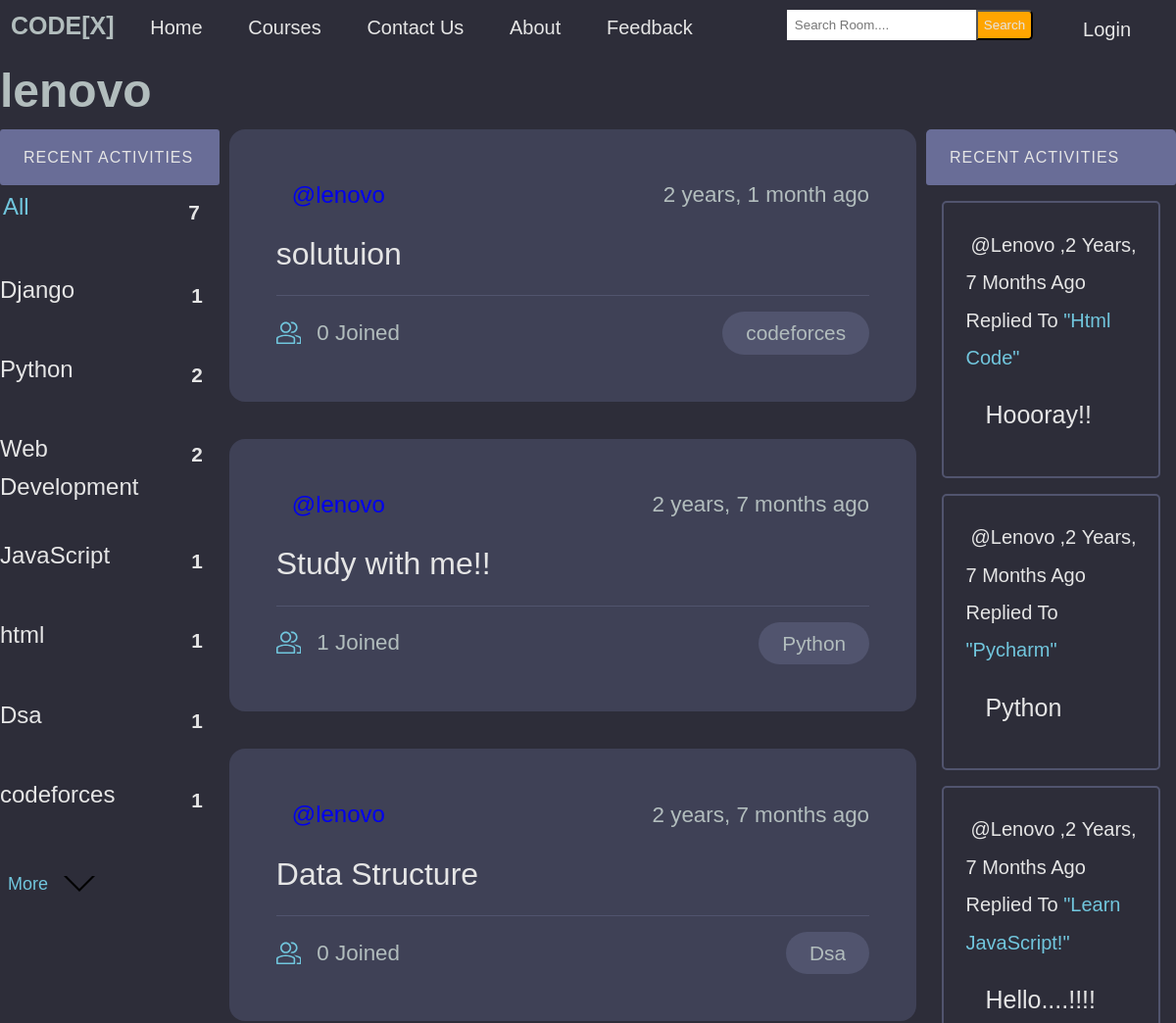
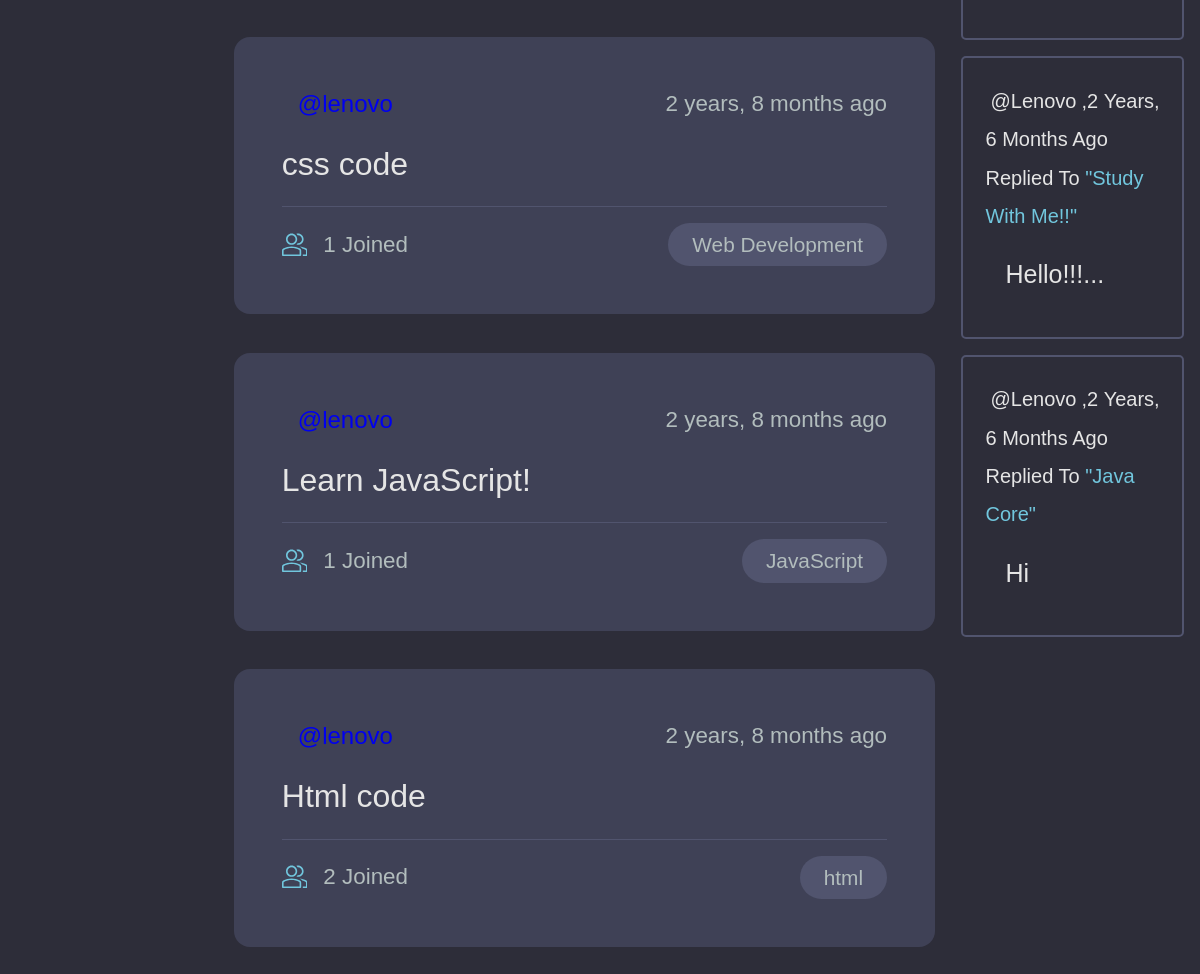
The app's page /profile/1 with its own data (2 pictures, top to bottom).
### base/models.py (models this page shows, shortened)
class Topic(models.Model):
    name = models.CharField(max_length=200)

class Room(models.Model):
    host =  models.ForeignKey(User, on_delete=models.SET_NULL,null=True)
    topic = models.ForeignKey(Topic, on_delete=models.SET_NULL,null=True)
    name =  models.CharField(max_length= 200)
    description = models.TextField(null= True, blank= True)
    participants= models.ManyToManyField(User, related_name='participants', blank=True)
    updated= models.DateTimeField(auto_now= True)
    created= models.DateTimeField(auto_now_add=True)
    class Meta:
        ordering = ['-updated','-created']
    def __str__(self):
        return self.name

class Message(models.Model):
    user= models.ForeignKey(User, on_delete=models.CASCADE)
    room = models.ForeignKey(Room, on_delete=models.CASCADE)
    body = models.TextField()
    updated= models.DateTimeField(auto_now= True)
    created = models.DateTimeField(auto_now_add=True)
    def __str__(self):
        return self.body[0:50]

### base/views.py (the view)
# urls.py: path('profile/<str:pk>',views.userProfile,name="user-profile"),
def userProfile(request, pk):
    user= User.objects.get(id=pk)
    rooms= user.room_set.all()
    room_message= user.message_set.all()
    topics= Topic.objects.all()
    context= {'user': user, 'rooms': rooms, 'room_message': room_message, 'topics': topics }
    return render(request, 'base/profile.html', context )

### base/templates/base/profile.html (shortened to what this page needs)
{% extends 'main.html' %}
{% block content %}
<h1>{{ user.username }}</h1>
<div class="profile-container">
    <div>
        {% include 'base/topics_component.html' %}
    </div>
    <div>
        {% include 'base/feed_component.html' %}
    </div>
    <div>
        {% include 'base/activity_component.html' %}
    </div>
</div>
{% endblock content %}

### templates/main.html (shortened to what this page needs)
<!DOCTYPE html>
<html lang="en">
<head>
</head>
<body>
    <nav class="nav-bar">
        <ul>
            <label class="logo">CODE[X]</label>
            <li><a  href="/">Home</a></li>
            <li><a href="{% url 'course' %}">Courses</a></li>
            <li><a href="{% url 'contact' %}">Contact us</a></li>
            <li><a href="#">About</a></li>
            <li><a href="#">feedback</a></li>
        </ul>
        {% if request.user.is_authenticated %}
        <a class="logout" href="{% url 'logout' %}">Logout</a>
        <p class="hello">Hi! {{request.user}}</p>
        {% else %}
        <a class="login" href="{% url 'login' %}">Login</a>
        {% endif %}
        <form method="GET" action="{% url 'home' %}">
            <button class="but">Search</button>
            <input class="search" type="text" name="q" placeholder="Search Room...."/>
        </form>
    </nav>
    {% block content %}
    {% endblock %}
</body>
</html>

### base/templates/base/topics_component.html (shortened to what this page needs)
<div class="topics-container">
    <div class="activities__header">
        <h2> Recent Activities </h2>
    </div>
    <ul class="topics__list">
        <li>
            <a href="{% url 'home' %}" class="active">All<span>{{topics.count}}</span></a>
        </li>
        {% for topic in topics %}
            <li>
                <a href="{% url 'home' %}?q={{topic.name}}">{{topic.name}}<span>{{topic.room_set.all.count}}</span></a>
            </li>
        {% endfor %}
    </ul>
    <a class="btn btn--link" href="{% url 'course' %}">More
        <svg version="1.1" xmlns="http://www.w3.org/2000/svg" width="32" height="32" viewBox="0 0 32 32">
            <title>chevron-down</title>
            <path d="M16 21l-13-13h-3l16 16 16-16h-3l-13 13z"></path>
        </svg>
    </a>
</div>

### base/templates/base/feed_component.html (shortened to what this page needs)
{% for room in rooms %}
<div class="roomListRoom">
    <div class="roomListRoom__header">
        <a href="{% url 'user-profile' room.host.id %}" class="roomListRoom__author">
            <span>@{{room.host.username}}</span>
        </a>
        <div class="roomListRoom__actions">
            <span>{{room.created|timesince}} ago</span>
        </div>
    </div>
    <div class="roomListRoom__content">
        <a href="{% url 'room' room.id %}">{{room.name}}</a>
    </div>
    <div class="roomListRoom__meta">
        <a href="{% url 'room' room.id %}" class="roomListRoom__joined">
            {{room.participants.all.count}} Joined
        </a>
        <p class="roomListRoom__topic">{{room.topic.name}}</p>
    </div>
</div>
{% endfor %}

### base/templates/base/activity_component.html (shortened to what this page needs)
<div class="activities">
    <div class="activities__header">
        <h2> Recent Activities </h2>
    </div>
    {% for message in room_message %}
        <div class="activities__box">
            <div>
                <small class="m_e_s"><a class="message-user" href="{% url 'user-profile' message.user.id %}">@{{ message.user }}</a>,{{message.created|timesince}} ago replied to </small>
                <small class="mess-room">"{{message.room}}"</small>
                <p class="user-message">{{message}}</p>
            </div>
        </div>
    {% endfor %}
</div>

### templates/main.html (style rules this page uses)
:root { --color-main: #71c6dd; --color-main-light: #e1f6fb; --color-dark: #3f4156; --color-dark-medium: #51546e; --color-dark-light: #696d97; --color-light: #e5e5e5; --color-gray: #8b8b8b; --color-light-gray: #b2bdbd; --color-bg: #2d2d39; --color-success: #5dd693; --color-error: #fc4b0b; }
* { padding: 0; margin: 0; text-decoration: none; list-style-type: none; box-sizing: border-box; font-family: 'Nunito', sans-serif }
body { color: var(--color-light-gray); background-color: var(--color-bg); line-height: 1.6; font-weight: 400; font-size: 1.5rem; min-height: 100vh; }
.nav-bar { background:#2d2d39; height: 55px; width: 100%; }
.logo { color:#b2bdbd ; font-size: 25px; line-height: 50px; padding: 0 10px; font-weight: bold; }
nav ul { float:left; margin:1px; }
nav ul li { display: inline-block; line-height:40px; margin: 0 14px; }
nav ul li a { color: #e5e5e5; font-size: 20px; padding: 4px 6px; border-radius: 3px; text-transform:capitalize; }
.search { float: right; margin-top: 10px; border: none; padding: 8px; }
button { float: right; margin-right: 45px; padding: 6px; margin-top: 10px; background: orange; color: #e5e5e5; border-radius: 0 5px 5px 0; cursor: pointer; }
.login { float: right; color: #e5e5e5; font-size: 20px; padding: 4px 6px; border-radius: 3px; text-transform:capitalize; margin-top: 10px; margin-right: 40px; }

### base/templates/base/profile.html (style rules this page uses)
.profile-container { display: grid; grid-template-columns: 1fr 3fr 1fr; }

### base/templates/base/topics_component.html (style rules this page uses)
:root { --color-main: #71c6dd; --color-main-light: #e1f6fb; --color-dark: #3f4156; --color-dark-medium: #51546e; --color-dark-light: #696d97; --color-light: #e5e5e5; --color-gray: #8b8b8b; --color-light-gray: #b2bdbd; --color-bg: #2d2d39; --color-success: #5dd693; --color-error: #fc4b0b; }
.topics-container { margin-right: 10px; }
.topics__list { list-style: none; }
.topics__list li a { display: flex; justify-content: space-between; margin-bottom: 2rem; font-weight: 500; color: var( --color-light); transition: all 0.3s ease-in-out; }
.topics__list li a.active, .topics__list li a:hover { color: var(--color-main); border-radius: 3px; padding: 3px 3px; }
.topics__list li a span { padding: 0.5rem 1rem; color: var( --color-light); border-radius: 3px; font-size: 1.3rem; font-weight: 700; letter-spacing: 1px; }
.btn { background-color: transparent; border: none; display: inline-flex; align-items: center; gap: 1rem; cursor: pointer; transition: all ease-in-out 0.3s; border-radius: 3px; box-shadow: 1px 1px 3px 1px rgba(0, 0, 0, 0.15); padding:8px 10px; font-size: 18px; margin-top: 10px; margin-bottom: 10px; margin-left: 5px; }
.btn--link { border-radius: 3px; padding: 3px; color: var(--color-main); box-shadow: none; }
.activities__header h2 { background-color: var(--color-dark-light); text-transform: uppercase; font-weight: 500; padding: 1rem 1.5rem; color: var(--color-light); letter-spacing: 1px; font-size: 1rem; border-radius: 3px; }

### base/templates/base/feed_component.html (style rules this page uses)
:root { --color-main: #71c6dd; --color-main-light: #e1f6fb; --color-dark: #3f4156; --color-dark-medium: #51546e; --color-dark-light: #696d97; --color-light: #e5e5e5; --color-gray: #8b8b8b; --color-light-gray: #b2bdbd; --color-bg: #2d2d39; --color-success: #5dd693; --color-error: #fc4b0b; }
.roomListRoom__actions { display: flex; align-items: flex-start; gap: 1rem; position: relative; }
.roomListRoom__actions span { font-size: 1.4rem; font-weight: 500; }
.roomListRoom__content { margin: 1rem 0; }
.roomListRoom__content a { font-size: 2rem; font-weight: 500; margin-bottom: 1.5rem; color: var(--color-light); transition: all 0.3s ease-in-out; }
.roomListRoom__meta { border-top: 1px solid var(--color-dark-medium); padding-top: 1rem; display: flex; align-items: center; justify-content: space-between; }
.roomListRoom__joined { color: var(--color-light-gray); display: flex; align-items: center; gap: 1rem; font-size: 1.4rem; font-weight: 500; }
.roomListRoom__joined svg { fill: var(--color-main); width: 1.6rem; height: 1.6rem; }
.roomListRoom__topic { padding: 5px 1.5rem; background-color: var(--color-dark-medium); border-radius: 5rem; font-weight: 500; font-size: 1.3rem; }
.roomListRoom__header { display: flex; justify-content: space-between; align-items: center; }
.roomListRoom { margin-bottom: 2.4rem; background-color: var(--color-dark); border-radius: 1rem; padding: 3rem; }
.roomListRoom__author { font-weight: 500; display: flex; align-items: center; gap: 1rem; }

### records on screen
Topic: name "Django", room_set.all.count "1"
Topic: name "Python", room_set.all.count "2"
Topic: name "Web Development", room_set.all.count "2"
Topic: name "JavaScript", room_set.all.count "1"
Topic: name "html", room_set.all.count "1"
Topic: name "Dsa", room_set.all.count "1"
Topic: name "codeforces", room_set.all.count "1"
Room: host.username "lenovo", created "2 years, 1 month", name "solutuion", participants.all.count "0", topic.name "codeforces"
Room: host.username "lenovo", created "2 years, 7 months", name "Study with me!!", participants.all.count "1", topic.name "Python"
Room: host.username "lenovo", created "2 years, 7 months", name "Data Structure", participants.all.count "0", topic.name "Dsa"
Room: host.username "lenovo", created "2 years, 8 months", name "css code", participants.all.count "1", topic.name "Web Development"
Room: host.username "lenovo", created "2 years, 8 months", name "Learn JavaScript!", participants.all.count "1", topic.name "JavaScript"
Room: host.username "lenovo", created "2 years, 8 months", name "Html code", participants.all.count "2", topic.name "html"
Message: user "Lenovo", created "2 Years, 7 Months", room "Html Code", body "Hoooray!!"
Message: user "Lenovo", created "2 Years, 7 Months", room "Pycharm", body "Python"
Message: user "Lenovo", created "2 Years, 7 Months", room "Learn JavaScript!", body "Hello....!!!!"
Message: user "Lenovo", created "2 Years, 6 Months", room "Study With Me!!", body "Hello!!!..."
Message: user "Lenovo", created "2 Years, 6 Months", room "Java Core", body "Hi"

### other values on screen
{{ user.username }} "lenovo"
{{ topics.count }} "7"
